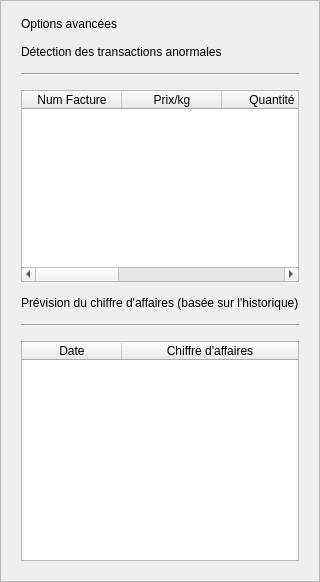
                <widget class="QFrame" name="optionsFrame">
                 <property name="frameShape">
                  <enum>QFrame::StyledPanel</enum>
                 </property>
                 <layout class="QVBoxLayout" name="optionsFrameLayout">
                  <property name="leftMargin">
                   <number>20</number>
                  </property>
                  <property name="topMargin">
                   <number>16</number>
                  </property>
                  <property name="rightMargin">
                   <number>20</number>
                  </property>
                  <property name="bottomMargin">
                   <number>20</number>
                  </property>
                  <property name="spacing">
                   <number>14</number>
                  </property>
                  <item>
                   <widget class="QLabel" name="lblOptionsAvancees">
                    <property name="text">
                     <string>Options avancées</string>
                    </property>
                   </widget>
                  </item>
                  <item>
                   <widget class="QLabel" name="lblDetection">
                    <property name="text">
                     <string>Détection des transactions anormales</string>
                    </property>
                   </widget>
                  </item>
                  <item>
                   <widget class="QFrame" name="separator1">
                    <property name="frameShape">
                     <enum>QFrame::HLine</enum>
                    </property>
                    <property name="frameShadow">
                     <enum>QFrame::Sunken</enum>
                    </property>
                   </widget>
                  </item>
                  <item>
                   <widget class="QTableWidget" name="tableAnomalies">
                    <property name="minimumSize">
                     <size>
                      <width>0</width>
                      <height>120</height>
                     </size>
                    </property>
                    <property name="maximumSize">
                     <size>
                      <width>16777215</width>
                      <height>200</height>
                     </size>
                    </property>
                    <property name="alternatingRowColors">
                     <bool>true</bool>
                    </property>
                    <property name="selectionBehavior">
                     <enum>QAbstractItemView::SelectRows</enum>
                    </property>
                    <attribute name="horizontalHeaderStretchLastSection">
                     <bool>true</bool>
                    </attribute>
                    <attribute name="verticalHeaderVisible">
                     <bool>false</bool>
                    </attribute>
                    <column>
                     <property name="text">
                      <string>Num Facture</string>
                     </property>
                    </column>
                    <column>
                     <property name="text">
                      <string>Prix/kg</string>
                     </property>
                    </column>
                    <column>
                     <property name="text">
                      <string>Quantité</string>
                     </property>
                    </column>
                    <column>
                     <property name="text">
                      <string>Lot</string>
                     </property>
                    </column>
                    <column>
                     <property name="text">
                      <string>Date transaction</string>
                     </property>
                    </column>
                    <column>
                     <property name="text">
                      <string>Motif</string>
                     </property>
                    </column>
                   </widget>
                  </item>
                  <item>
                   <widget class="QLabel" name="lblPrevision">
                    <property name="text">
                     <string>Prévision du chiffre d'affaires (basée sur l'historique)</string>
                    </property>
                   </widget>
                  </item>
                  <item>
                   <widget class="QFrame" name="separator2">
                    <property name="frameShape">
                     <enum>QFrame::HLine</enum>
                    </property>
                    <property name="frameShadow">
                     <enum>QFrame::Sunken</enum>
                    </property>
                   </widget>
                  </item>
                  <item>
                   <widget class="QTableWidget" name="tablePrevisions">
                    <property name="minimumSize">
                     <size>
                      <width>0</width>
                      <height>220</height>
                     </size>
                    </property>
                    <property name="alternatingRowColors">
                     <bool>true</bool>
                    </property>
                    <property name="selectionBehavior">
                     <enum>QAbstractItemView::SelectRows</enum>
                    </property>
                    <attribute name="horizontalHeaderStretchLastSection">
                     <bool>true</bool>
                    </attribute>
                    <attribute name="verticalHeaderVisible">
                     <bool>false</bool>
                    </attribute>
                    <column>
                     <property name="text">
                      <string>Date</string>
                     </property>
                    </column>
                    <column>
                     <property name="text">
                      <string>Chiffre d'affaires</string>
                     </property>
                    </column>
                   </widget>
                  </item>
                 </layout>
                </widget>
